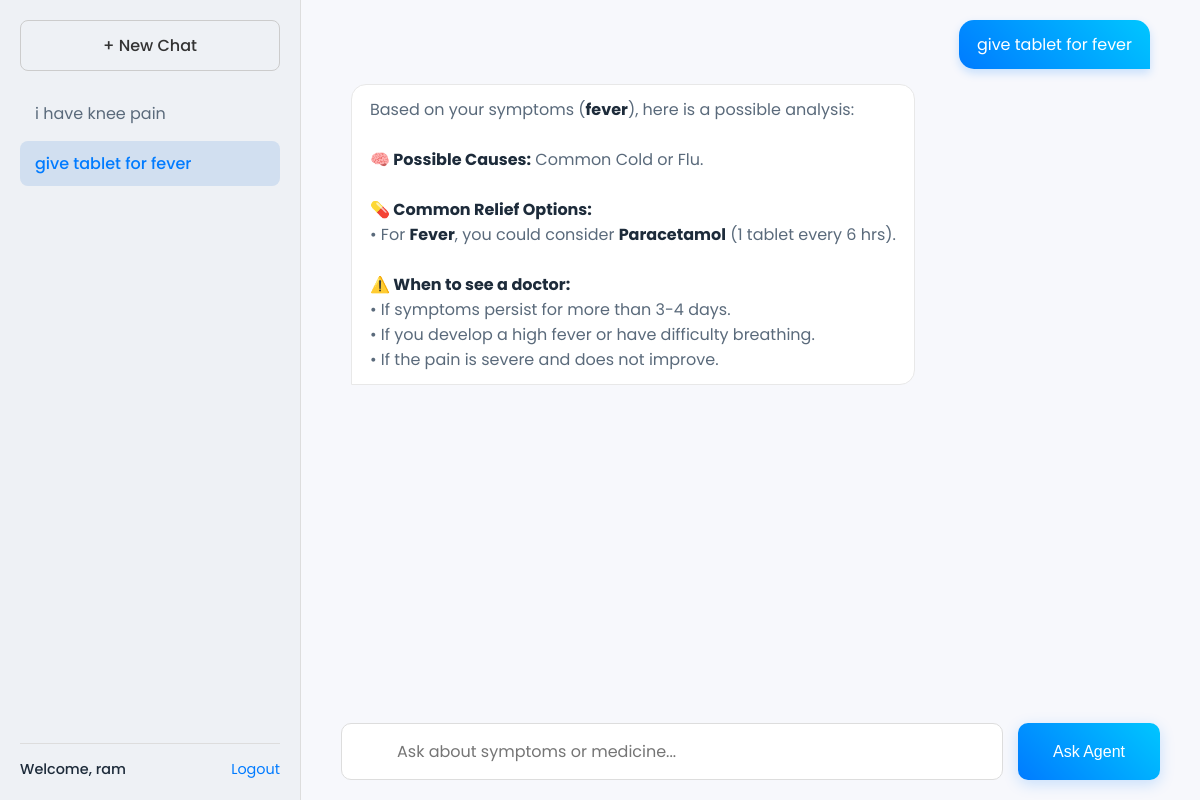
The page /chat/1 (signed in) on the database as committed earlier.
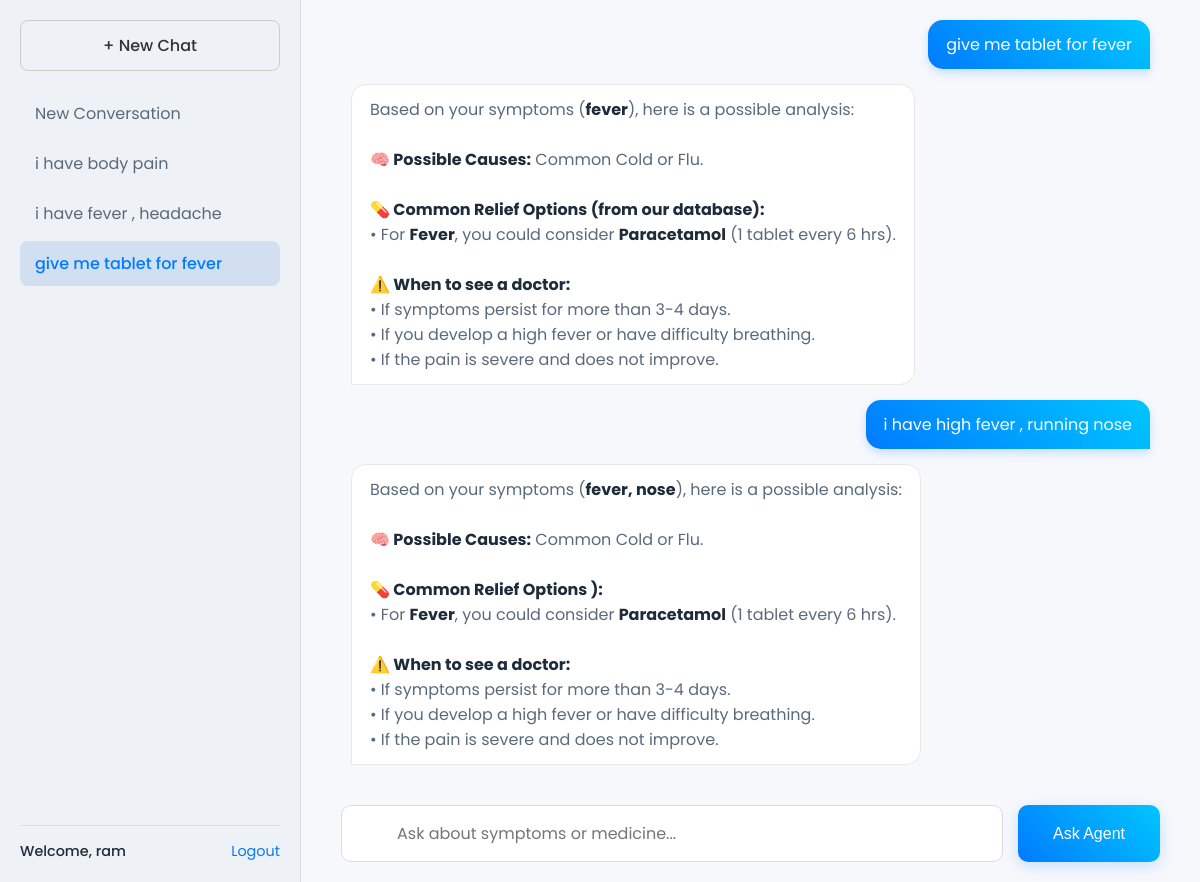
The same page on the database as committed later.
### app/__init__.py (models this page shows)
class Conversation(db.Model):
    id = db.Column(db.Integer, primary_key=True)
    user_id = db.Column(db.Integer, db.ForeignKey('user.id'), nullable=False)
    title = db.Column(db.String(200), nullable=False, default="New Conversation")
    timestamp = db.Column(db.DateTime, server_default=db.func.now())
    user = db.relationship('User', backref=db.backref('conversations', lazy=True, cascade="all, delete-orphan"))

class User(UserMixin, db.Model):
    id = db.Column(db.Integer, primary_key=True)
    username = db.Column(db.String(150), unique=True, nullable=False)
    password = db.Column(db.String(150), nullable=False)

class ChatMessage(db.Model):
    id = db.Column(db.Integer, primary_key=True)
    conversation_id = db.Column(db.Integer, db.ForeignKey('conversation.id'), nullable=False)
    query = db.Column(db.Text, nullable=False)
    answer = db.Column(db.Text, nullable=False)
    timestamp = db.Column(db.DateTime, server_default=db.func.now())
    conversation = db.relationship('Conversation', backref=db.backref('messages', lazy=True, cascade="all, delete-orphan"))

### app/__init__.py (the view, shortened to what this page needs)
    @app.route('/chat/<int:conversation_id>', methods=['GET', 'POST'])
    @login_required
    def chat(conversation_id):
        conversation = db.session.get(Conversation, conversation_id)
        if not conversation or conversation.user_id != current_user.id:
            abort(403)
        all_conversations = db.session.execute(
            db.select(Conversation).filter_by(user_id=current_user.id).order_by(desc(Conversation.timestamp))
        ).scalars().all()
        return render_template('chat.html', messages=conversation.messages,
                               all_conversations=all_conversations, current_convo_id=conversation.id)

### app/__init__.py (called while the page is built)
@login_manager.user_loader
def load_user(user_id):
    return User.query.get(int(user_id))

### app/templates/chat.html (shortened to what this page needs)
<!DOCTYPE html>
<html lang="en">
<head>
    <link rel="stylesheet" href="{{ url_for('static', filename='css/style.css') }}">
</head>
<body class="chat-body">
    <div class="sidebar">
        <a href="{{ url_for('new_chat') }}" class="btn-new-chat">+ New Chat</a>
        <div class="chat-list">
            {% for convo in all_conversations %}
            <a href="{{ url_for('chat', conversation_id=convo.id) }}" class="chat-list-item {% if convo.id == current_convo_id %}active{% endif %}">
                {{ convo.title }}
            </a>
            {% endfor %}
        </div>
        <div class="sidebar-footer">
            <span>Welcome, {{ current_user.username }}</span>
            <a href="{{ url_for('logout') }}">Logout</a>
        </div>
    </div>
    <div class="main-chat">
        <div class="history-container" id="history-container">
            {% if messages %}
                {% for message in messages %}
                    <div class="user-message"><p>{{ message.query }}</p></div>
                    <div class="ai-message"><p>{{ message.answer | safe }}</p></div>
                {% endfor %}
            {% else %}
                <div class="empty-history">
                    <h1 class="main-title">AI Agent for Prescription Guidance</h1>
                    <p>Ask a question to start your new conversation.</p>
                </div>
            {% endif %}
        </div>
        <form method="post" class="query-form" id="agent-form">
            <input type="text" name="query" placeholder="Ask about symptoms or medicine..." required autocomplete="off">
            <button type="submit">Ask Agent</button>
        </form>
    </div>
</body>
</html>

### app/static/css/style.css (style rules this page uses)
:root { --primary-color: #007BFF; --gradient-primary: linear-gradient(45deg, #007BFF, #00C6FF); --text-primary: #1d2b3a; --text-secondary: #5a6a7b; }
body { font-family: 'Poppins', sans-serif; margin: 0; color: var(--text-primary); background-color: #f7f8fc; }
.chat-body { display: flex; height: 100vh; overflow: hidden; }
.sidebar { width: 260px; background-color: #eef1f5; padding: 20px; display: flex; flex-direction: column; border-right: 1px solid #ddd; flex-shrink: 0; }
.btn-new-chat { display: block; padding: 12px 15px; border: 1px solid #ccc; border-radius: 8px; text-align: center; text-decoration: none; color: #333; font-weight: 500; margin-bottom: 20px; transition: background-color 0.2s; }
.chat-list { flex-grow: 1; overflow-y: auto; }
.chat-list-item { display: block; padding: 10px 15px; margin-bottom: 5px; border-radius: 8px; text-decoration: none; color: var(--text-secondary); white-space: nowrap; overflow: hidden; text-overflow: ellipsis; transition: background-color 0.2s; }
.chat-list-item.active { background-color: #d1dff0; color: var(--primary-color); font-weight: 500; }
.sidebar-footer { padding-top: 15px; border-top: 1px solid #ddd; display: flex; justify-content: space-between; align-items: center; font-size: 0.9em; flex-shrink: 0; }
.sidebar-footer span { font-weight: 500; }
.sidebar-footer a { color: var(--primary-color); text-decoration: none; }
.main-chat { flex-grow: 1; display: flex; flex-direction: column; padding: 0 40px 20px 40px; height: 100vh; box-sizing: border-box; }
.history-container { flex-grow: 1; overflow-y: auto; margin-bottom: 20px; padding: 20px 10px; display: flex; flex-direction: column; gap: 15px; }
.user-message { align-self: flex-end; background: var(--gradient-primary); color: white; padding: 12px 18px; border-radius: 15px 15px 0 15px; max-width: 70%; box-shadow: 0 4px 10px rgba(0, 123, 255, 0.2); }
.ai-message { align-self: flex-start; background: #ffffff; color: var(--text-secondary); padding: 12px 18px; border-radius: 15px 15px 15px 0; border: 1px solid #e8e8e8; max-width: 85%; }
.user-message p, .ai-message p { margin: 0; white-space: pre-wrap; word-wrap: break-word; }
.ai-message strong { color: var(--text-primary); }
.query-form { display: flex; gap: 15px; position: relative; flex-shrink: 0; }
.query-form input[type="text"] { flex-grow: 1; padding: 15px 20px 15px 55px; font-size: 1em; font-family: 'Poppins', sans-serif; border: 1px solid #ddd; border-radius: 10px; background: #fff; transition: all 0.3s ease-in-out; }
.query-form button { padding: 15px 35px; font-size: 1em; font-weight: 500; background: var(--gradient-primary); color: white; border: none; border-radius: 10px; cursor: pointer; box-shadow: 0 4px 15px rgba(0, 123, 255, 0.2); transition: all 0.3s ease-in-out; }

Rows that differ between the two databases and show on the page:
added Conversation: title "New Conversation"
now on this page (row edited): Conversation: title "i have body pain"
changed Conversation: title "i have knee pain" → "i have fever , headache"
changed Conversation: title "give tablet for fever" → "give me tablet for fever"
changed ChatMessage: query "give tablet for fever" → "give me tablet for fever"; answer "…Flu. 💊 Common Relief Options: • For Fever ,…" → "…Flu. 💊 Common Relief Options (from our database): • For Fever ,…"
added ChatMessage: query "i have high fever , running nose", answer "Based on your symptoms ( fever, nose ), here is a possible analysis: 🧠 Possible Causes: Common Cold or Flu. 💊 Common Relief Options ): • For Fever , you could consider Paracetamol (1 tablet every 6 hrs). ⚠️ When to see a doctor: • If symptoms persist for more than 3-4 days. • If you develop a high fever or have difficulty breathing. • If the pain is severe and does not improve."
